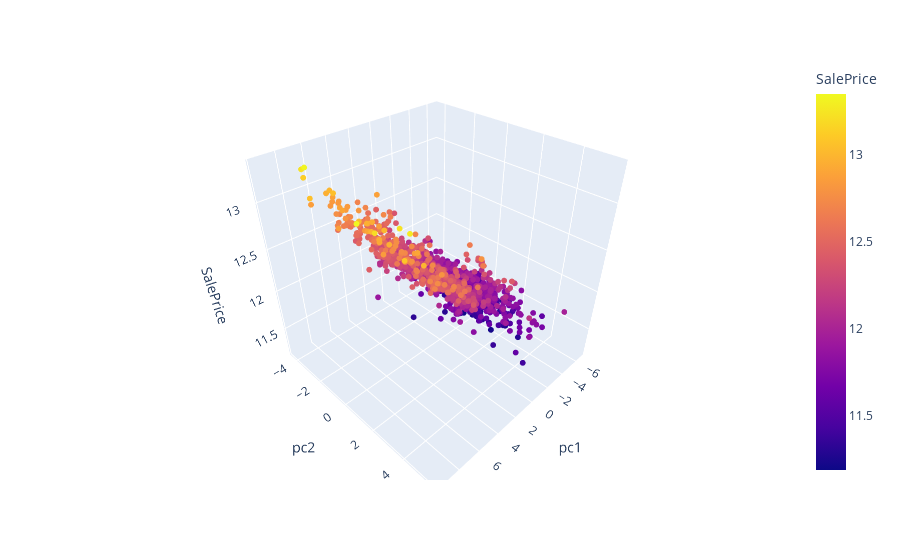

Source (notebook cell):
### Markdown cell above
## Visualization

To ensure that the transformation was made correctly and that we received something like in EDA

### Code cell
fig = px.scatter_3d(reduced, x="pc1", y="pc2", z="SalePrice", color="SalePrice")
fig.update_traces(marker_size = 2)
fig.show()

### Figure 1 — Plotly figure (JSON) as saved in the notebook; plotly's stock layout.template omitted (floating-point values rounded to 4 significant figures; data arrays with more than 128 entries replaced by an {"elided": "..."} marker saying what was removed)
{"data": [{"hovertemplate": "pc1=%{x}<br>pc2=%{y}<br>SalePrice=%{marker.color}<extra></extra>", "legendgroup": "", "marker": {"color": {"elided": "1395 float values"}, "coloraxis": "coloraxis", "size": 2, "symbol": "circle"}, "mode": "markers", "name": "", "scene": "scene", "showlegend": false, "type": "scatter3d", "x": {"elided": "1395 float values"}, "y": {"elided": "1395 float values"}, "z": {"elided": "1395 float values"}}], "layout": {"autosize": true, "coloraxis": {"colorbar": {"title": {"text": "SalePrice"}}, "colorscale": [[0, "#0d0887"], [0.1111, "#46039f"], [0.2222, "#7201a8"], [0.3333, "#9c179e"], [0.4444, "#bd3786"], [0.5556, "#d8576b"], [0.6667, "#ed7953"], [0.7778, "#fb9f3a"], [0.8889, "#fdca26"], [1, "#f0f921"]]}, "legend": {"tracegroupgap": 0}, "margin": {"t": 60}, "scene": {"aspectmode": "auto", "aspectratio": {"x": 1, "y": 1, "z": 1}, "domain": {"x": [0, 1], "y": [0, 1]}, "xaxis": {"title": {"text": "pc1"}, "type": "linear"}, "yaxis": {"title": {"text": "pc2"}, "type": "linear"}, "zaxis": {"title": {"text": "SalePrice"}, "type": "linear"}}}}
